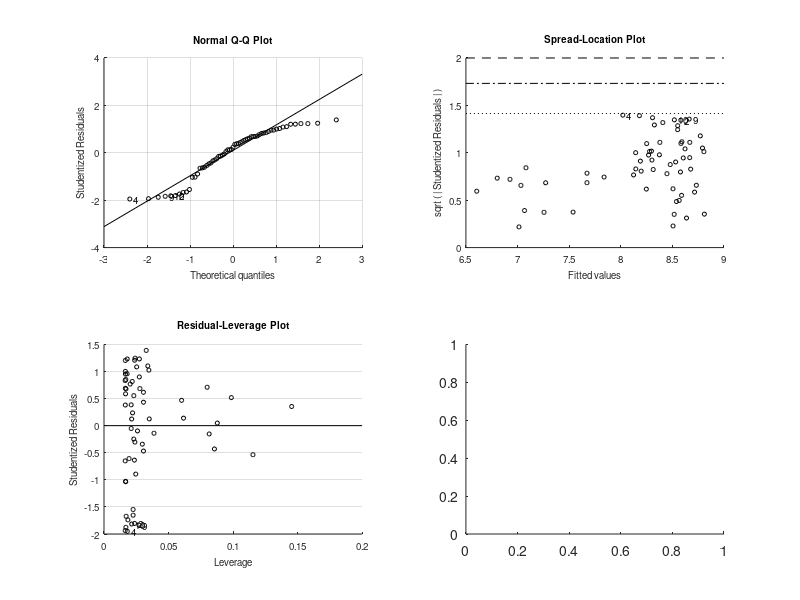
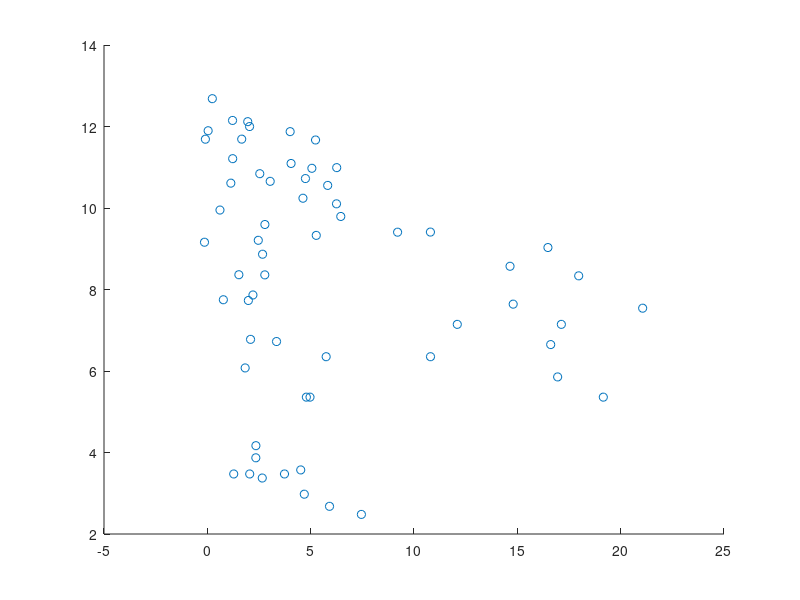

These charts were generated, in order, by the following MATLAB code: (Note: this script raises an error after producing the figures.)


inflation= [2.3501614137705000 %inflation of Italy 1960-2020
2.0506973127869800
4.6911436074047100
7.4547182253910300
5.9123225321858700
4.5192683074345800
2.3465889341331800
3.7333383207382200
1.2773133539079700
2.6572527338697200
4.9683198732933500
4.7916643833378600
5.7495039373000700
10.7986174547602000
19.1597695854699000
16.9505025668306000
16.6141664725788000
17.1300487866500000
12.0940138425074000
14.7985735661484000
21.0641682770745000
17.9692987519672000
16.4804146202214000
14.6465766748770000
10.7944960076811000
9.2059914425311800
5.8235469186201700
4.7472849038978900
5.0582474766711900
6.2598313795697700
6.4566090614640000
6.2499992979029100
5.2705899859293000
4.6267346833129800
4.0518421806571600
5.2354225804430100
4.0069766898104000
2.0431077975013600
1.9550855771938100
1.6634599500771400
2.5376853209500200
2.7851654271355400
2.4653231917116500
2.6725555277285000
2.2067366142365700
1.9852929852798000
2.0908439101275400
1.8297411220240300
3.3478325840102200
0.7747681313873810
1.5255160211824800
2.7806327287932300
3.0413633322677500
1.2199934227430600
0.2410474298267560
0.0387903996579733
-0.0940166569157500
1.2265331664581200
1.1374876360039100
0.6112469437653040
-0.1377075739165100
]
un=[8.236153846 %unemployment of Italy 1960-2020
8.853369231
8.533846154
8.236153846
8.732307692
9.426923077
9.923076923
8.732307692
7.541538462
9.327692308
8.136923077
6.549230769
5.556923077
4.167692308
3.473076923
2.976923077
2.480769231
2.679230769
3.572307692
3.87
3.473076923
3.473076923
3.373846154
5.358461538
5.358461538
6.350769231
6.350769231
5.358461538
5.854615385
6.648461538
7.144615385
7.144615385
7.640769231
7.541538462
8.335384615
9.03
8.57
9.4094
9.4065
10.5545
10.7225
10.9745
10.9906
9.7923
10.1025
9.3282
10.2399
11.0928
11.669
11.8741
11.9991
12.1187
11.69
10.8418
9.5951
9.2075
8.8657
7.8656
7.7305
6.7766
6.0754
6.7232
7.7486
8.3625
8.359
10.6545
12.1487
12.6828
11.896
11.6882
11.2106
10.61
9.95
9.16
]


f100=figure(100);
 t=14:1:74
 y=1:1:61
    p10=scatter(inflation(y),un(t));
    mdl = fitlm(inflation(y),un(t))
    plot(mdl) 
    mdl.Coefficients

    xlabel("inflation")
    xline(0)
    yline(0)
    ylabel("unemployment")
    title("Unemployment and Inflation")
    
    


titlelist=["Inflation and Unemployment in the First Decade","Inflation and Unemployment in the Second Decade","Inflation and Unemployment in the Third Decade","Inflation and Unemployment in the Forth Decade","Inflation and Unemployment in the Fifth Decade","Inflation and Unemployment in the Sixth Decade"]
p=1;
for i=1:10:60
    f1=figure(i);
    p1=scatter(inflation(i:1:(i+9)),un((i+14):1:(i+9+14)));
    p10=scatter(inflation(i:1:(i+9)),un((i+14):1:(i+9+14)));
    mdl = fitlm(inflation(i:1:(i+9)),un((i+14):1:(i+9+14)));
    plot(mdl) 
    mdl.Coefficients
    xlabel("inflation")
    ylabel("unemployment")
    xline(0)
    yline(0)
    title(titlelist(p))
    p=p+1;
end